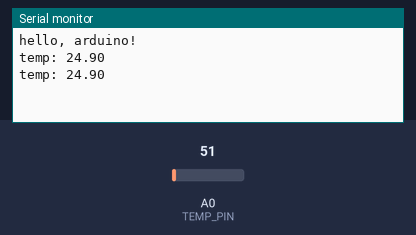
A sketch run on a simulated Arduino Uno, built with avr-gcc and run on an emulated ATmega328P. Shown: the last lines printed to the serial monitor. The inputs (shaded band) are chosen by the test bench; at power-on: A0 (TEMP_PIN) = 51.

Above: at 1.8 s.
1.9 s: A0 (TEMP_PIN) set to 61
At 2.8 s:
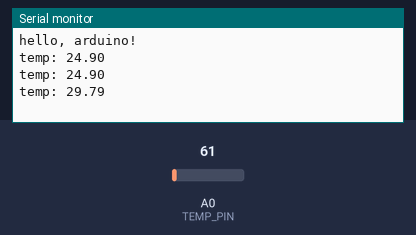
3.4 s: A0 (TEMP_PIN) set to 71
At 4.8 s:
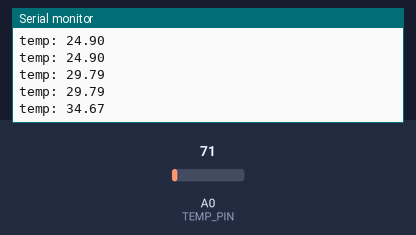
Timing chart, 0 to 6.4 s (numbered marks = the images above; inputs shaded):
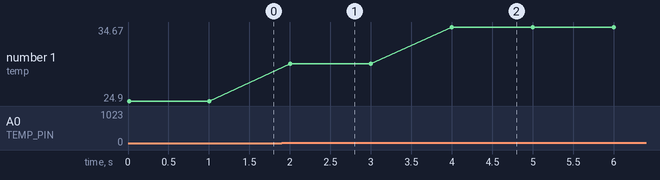

Measured:
- after the input at 1.9 s, the serial monitor: prints a new line after 0.10 s (image 1)
- after the input at 3.4 s, the serial monitor: prints a new line after 0.60 s (image 2)
- plotted number 1: 24.9 → 29.79 after the input at 1.9 s, 29.79 → 34.67 after the input at 3.4 s

The sketch:

2_lm35.ino
```cpp
#define TEMP_PIN A0

float get_temp(){
  int analogValue = analogRead(TEMP_PIN);
  float temp = ((analogValue * 5) / 1024.0) * 100;
  return temp;
}

void setup() {
  Serial.begin(9600);
  Serial.println("hello, arduino!");
}

void loop() {
  Serial.print("temp: ");
  Serial.println(get_temp());
  delay(1000);
}
```
